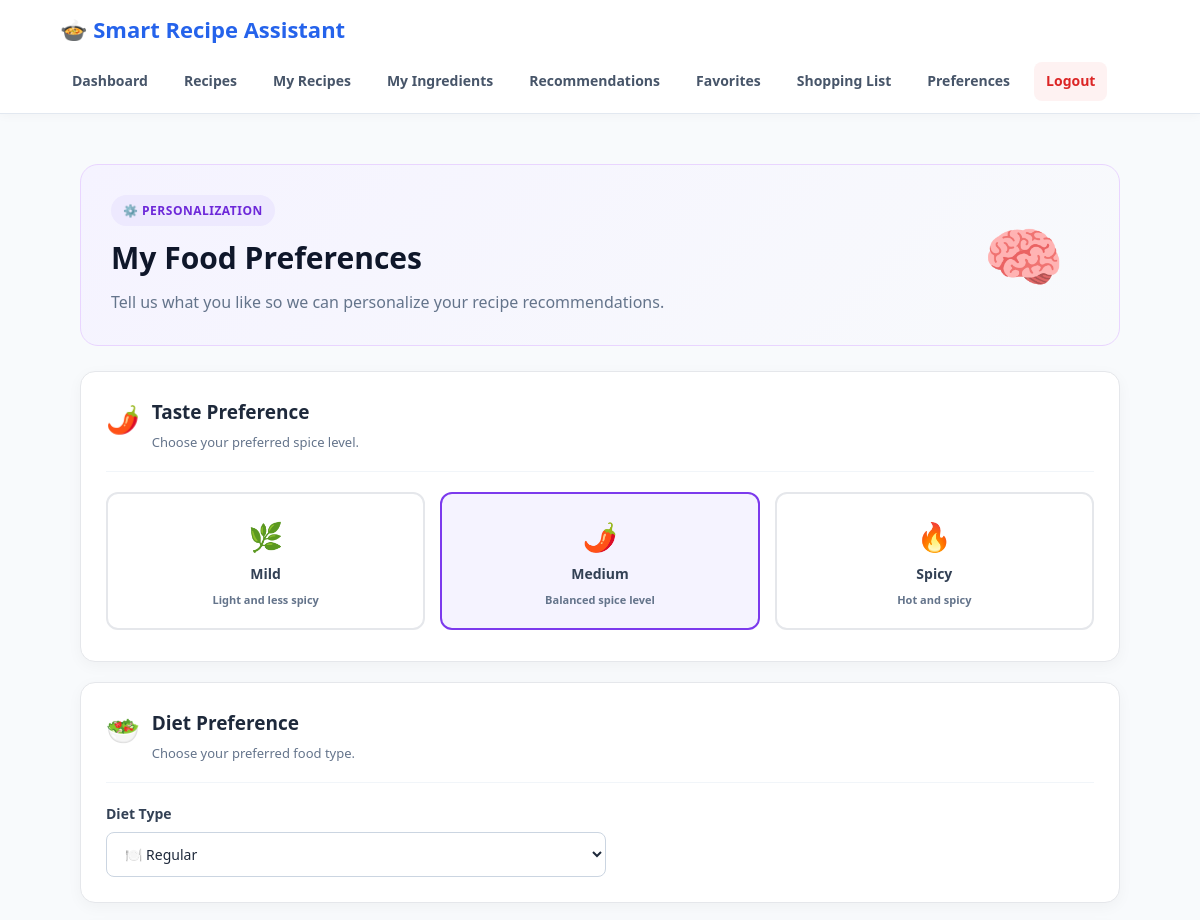
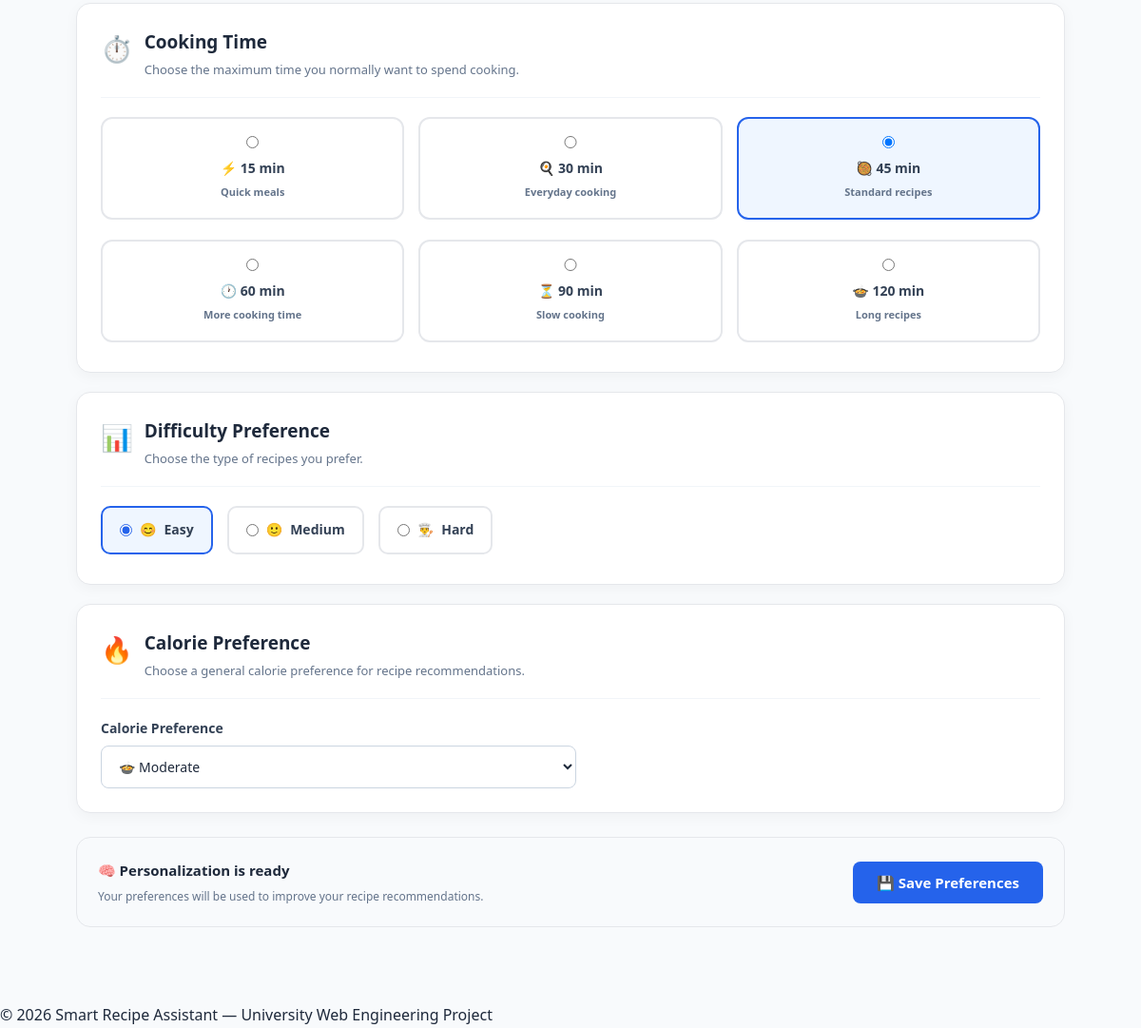
Screenshot of /preferences (signed in) with the database file from the repository (2 pictures, top to bottom).
### tables this page shows
CREATE TABLE User_Preferences (
    PreferenceID INTEGER PRIMARY KEY AUTOINCREMENT,
    UserID INTEGER NOT NULL UNIQUE,
    SpiceLevel TEXT
        CHECK (SpiceLevel IN ('Mild', 'Medium', 'Spicy')),
    DietType TEXT
        CHECK (
            DietType IN (
                'Regular',
                'Vegetarian',
                'Vegan',
                'Low Calorie',
                'High Protein',
                'Gluten Free'
            )
        ),
    MaxCookingTime INTEGER
        CHECK (MaxCookingTime > 0),
    DifficultyPreference TEXT
        CHECK (
            DifficultyPreference IN (
                'Easy',
                'Medium',
                'Hard'
            )
        ),
    CaloriePreference INTEGER
        CHECK (CaloriePreference > 0),
    FOREIGN KEY (UserID)
        REFERENCES Users(UserID)
        ON DELETE CASCADE
);

### app.py (the view, shortened to what this page needs)
@app.route("/preferences", methods=["GET", "POST"])
def preferences():
    if "user_id" not in session:
        return redirect(url_for("login"))
    connection = get_db_connection()
    user_id = session["user_id"]
    user_preferences = connection.execute(
        """
        SELECT *
        FROM User_Preferences
        WHERE UserID = ?
        """,
        (user_id,)
    ).fetchone()
    connection.close()
    return render_template(
        "preferences.html",
        preferences=user_preferences
    )

### database.py (called while the page is built)
def get_db_connection():
    connection = sqlite3.connect(DATABASE)
    connection.row_factory = sqlite3.Row
    connection.execute("PRAGMA foreign_keys = ON")
    return connection

### templates/preferences.html (shortened to what this page needs)
{% extends "base.html" %}
{% block content %}
<div class="container preferences-page">
    <div class="preferences-header">
        <div>
            <span class="preferences-label">
                ⚙️ PERSONALIZATION
            </span>
            <h1>
                My Food Preferences
            </h1>
            <p>
                Tell us what you like so we can personalize your recipe recommendations.
            </p>
        </div>
        <div class="preferences-icon">
            🧠
        </div>
    </div>
    <form method="POST" action="{{ url_for('preferences') }}" class="preferences-form">
        <div class="preference-section">
            <div class="preference-title">
                <span>🌶️</span>
                <div>
                    <h2>Taste Preference</h2>
                    <p>Choose your preferred spice level.</p>
                </div>
            </div>
            <div class="preference-options">
                <label class="preference-option">
                    <div class="preference-option-content">
                        <span class="option-icon">🌿</span>
                        <strong>Mild</strong>
                        <small>Light and less spicy</small>
                    </div>
                </label>
                <label class="preference-option">
                    <div class="preference-option-content">
                        <span class="option-icon">🌶️</span>
                        <strong>Medium</strong>
                        <small>Balanced spice level</small>
                    </div>
                </label>
                <label class="preference-option">
                    <div class="preference-option-content">
                        <span class="option-icon">🔥</span>
                        <strong>Spicy</strong>
                        <small>Hot and spicy</small>
                    </div>
                </label>
            </div>
        </div>
        <div class="preference-section">
            <div class="preference-title">
                <span>🥗</span>
                <div>
                    <h2>Diet Preference</h2>
                    <p>Choose your preferred food type.</p>
                </div>
            </div>
            <div class="preference-select-wrapper">
                <label for="diet_type">Diet Type</label>
                <select name="diet_type" id="diet_type">
                    <option value="Regular" {% if not preferences or preferences["DietType"] == "Regular" %}selected{% endif %}>🍽️ Regular</option>
                </select>
            </div>
        </div>
        <div class="preference-section">
            <div class="preference-title">
                <span>⏱️</span>
                <div>
                    <h2>Cooking Time</h2>
                    <p>Choose the maximum time you normally want to spend cooking.</p>
                </div>
            </div>
            <div class="time-options">
                <label class="time-option">
                    <input type="radio" name="max_cooking_time" value="15"
                        {% if preferences and preferences["MaxCookingTime"] == 15 %}checked{% endif %}>
                    <strong>⚡ 15 min</strong>
                    <small>Quick meals</small>
                </label>
                <label class="time-option">
                    <input type="radio" name="max_cooking_time" value="30"
                        {% if not preferences or preferences["MaxCookingTime"] == 30 %}checked{% endif %}>
                    <strong>🍳 30 min</strong>
                    <small>Everyday cooking</small>
                </label>
                <label class="time-option">
                    <input type="radio" name="max_cooking_time" value="45"
                        {% if preferences and preferences["MaxCookingTime"] == 45 %}checked{% endif %}>
                    <strong>🥘 45 min</strong>
                    <small>Standard recipes</small>
                </label>
                <label class="time-option">
                    <input type="radio" name="max_cooking_time" value="60"
                        {% if preferences and preferences["MaxCookingTime"] == 60 %}checked{% endif %}>
                    <strong>🕐 60 min</strong>
                    <small>More cooking time</small>
                </label>
                <label class="time-option">
                    <input type="radio" name="max_cooking_time" value="90"
                        {% if preferences and preferences["MaxCookingTime"] == 90 %}checked{% endif %}>
                    <strong>⏳ 90 min</strong>
                    <small>Slow cooking</small>
                </label>
                <label class="time-option">
                    <input type="radio" name="max_cooking_time" value="120"
                        {% if preferences and preferences["MaxCookingTime"] == 120 %}checked{% endif %}>
                    <strong>🍲 120 min</strong>
                    <small>Long recipes</small>
                </label>
            </div>
        </div>
        <div class="preference-section">
            <div class="preference-title">
                <span>📊</span>
                <div>
                    <h2>Difficulty Preference</h2>
                    <p>Choose the type of recipes you prefer.</p>
                </div>
            </div>
            <div class="difficulty-options">
                <label class="difficulty-option">
                    <input type="radio" name="difficulty" value="Easy"
                        {% if not preferences or preferences["DifficultyPreference"] == "Easy" %}checked{% endif %}>
                    <span>😊</span>
                    <strong>Easy</strong>
                </label>
                <label class="difficulty-option">
                    <input type="radio" name="difficulty" value="Medium"
                        {% if preferences and preferences["DifficultyPreference"] == "Medium" %}checked{% endif %}>
                    <span>🙂</span>
                    <strong>Medium</strong>
                </label>
                <label class="difficulty-option">
                    <input type="radio" name="difficulty" value="Hard"
                        {% if preferences and preferences["DifficultyPreference"] == "Hard" %}checked{% endif %}>
                    <span>👨‍🍳</span>
                    <strong>Hard</strong>
                </label>
            </div>
        </div>
        <div class="preference-section">
            <div class="preference-title">
                <span>🔥</span>
                <div>
                    <h2>Calorie Preference</h2>
                    <p>Choose a general calorie preference for recipe recommendations.</p>
                </div>
            </div>
            <div class="preference-select-wrapper">
                <label for="calorie_preference">Calorie Preference</label>
                <select name="calorie_preference" id="calorie_preference">
                    <option value="Moderate" {% if not preferences or preferences["CaloriePreference"] == "Moderate" %}selected{% endif %}>🍲 Moderate</option>
                </select>
            </div>
        </div>
        <div class="preferences-save">
            <div>
                <strong>🧠 Personalization is ready</strong>
                <p>Your preferences will be used to improve your recipe recommendations.</p>
            </div>
            <button type="submit" class="save-button">
                💾 Save Preferences
            </button>
        </div>
    </form>
</div>
{% endblock %}

### static/css/style.css (style rules this page uses)
* { margin: 0; padding: 0; box-sizing: border-box; }
html { scroll-behavior: smooth; }
body { font-family: 'Segoe UI', -apple-system, BlinkMacSystemFont, Roboto, Helvetica, Arial, sans-serif; background-color: #f8fafc; color: #1e293b; line-height: 1.6; display: flex; flex-direction: column; min-height: 100vh; }
button, input, select, textarea { font-family: inherit; }
.container { width: 90%; max-width: 1200px; margin: 0 auto; }
h1 { font-size: 28px; color: #0f172a; margin-bottom: 10px; }
h2 { font-size: 22px; color: #1e293b; margin-bottom: 12px; }
button, .btn { border: none; border-radius: 8px; padding: 10px 18px; background-color: #2563eb; color: #ffffff; cursor: pointer; font-weight: 600; font-size: 14px; display: inline-block; transition: all 0.2s ease; text-align: center; }
label { display: block; font-weight: 600; font-size: 14px; color: #334155; margin-bottom: 6px; }
input, select, textarea { width: 100%; padding: 11px 14px; border: 1px solid #cbd5e1; border-radius: 8px; background-color: #ffffff; font-size: 14px; color: #1e293b; transition: border-color 0.2s ease, box-shadow 0.2s ease; }
input::placeholder, textarea::placeholder { color: #94a3b8; }
.container { max-width: 1200px; margin: 0 auto; padding: 20px; }
.save-button { padding: 12px 25px; font-size: 15px; }
.preferences-page { padding-bottom: 50px; }
.preferences-header { display: flex; justify-content: space-between; align-items: center; padding: 30px; margin-bottom: 25px; border-radius: 18px; background: linear-gradient( 135deg, #f5f3ff, #f8fafc ); border: 1px solid #e9d5ff; }
.preferences-header h1 { margin: 8px 0; font-size: 30px; }
.preferences-header p { margin: 0; color: #64748b; max-width: 650px; }
.preferences-label { display: inline-block; padding: 6px 12px; border-radius: 20px; background: #ede9fe; color: #6d28d9; font-size: 12px; font-weight: 700; letter-spacing: .5px; }
.preferences-icon { font-size: 65px; padding-right: 25px; }
.preference-section { background: white; border: 1px solid #e5e7eb; border-radius: 15px; padding: 25px; margin-bottom: 20px; box-shadow: 0 4px 15px rgba(0,0,0,.04); }
.preference-title { display: flex; gap: 12px; align-items: flex-start; padding-bottom: 18px; margin-bottom: 20px; border-bottom: 1px solid #f1f5f9; }
.preference-title > span { font-size: 27px; }
.preference-title h2 { margin: 0; font-size: 19px; }
.preference-title p { margin: 4px 0 0; color: #64748b; font-size: 13px; }
.preference-options { display: grid; grid-template-columns: repeat(3, 1fr); gap: 15px; }
.preference-option { position: relative; cursor: pointer; }
.preference-option-content { display: flex; flex-direction: column; align-items: center; text-align: center; gap: 5px; padding: 20px; border: 2px solid #e5e7eb; border-radius: 12px; transition: .2s; }
.preference-option input:checked + .preference-option-content { border-color: #7c3aed; background: #f5f3ff; }
.option-icon { font-size: 28px; }
.preference-option-content small { color: #64748b; font-size: 11px; }
.preference-select-wrapper { max-width: 500px; }
.preference-select-wrapper label { display: block; margin-bottom: 7px; font-weight: 600; font-size: 14px; }
.time-options { display: grid; grid-template-columns: repeat(3, 1fr); gap: 15px; }
.time-option { cursor: pointer; padding: 18px; border: 2px solid #e5e7eb; border-radius: 12px; text-align: center; display: flex; flex-direction: column; gap: 5px; }
.time-option input { margin: 0 auto 5px; }
.time-option:has(input:checked) { border-color: #2563eb; background: #eff6ff; }
.time-option small { color: #64748b; font-size: 11px; }
.difficulty-options { display: flex; gap: 15px; }
.difficulty-option { cursor: pointer; display: flex; align-items: center; gap: 8px; padding: 12px 18px; border: 2px solid #e5e7eb; border-radius: 10px; }
.difficulty-option input { accent-color: #2563eb; }
.difficulty-option:has(input:checked) { border-color: #2563eb; background: #eff6ff; }
.preferences-save { display: flex; justify-content: space-between; align-items: center; gap: 20px; padding: 22px; border-radius: 15px; background: #f8fafc; border: 1px solid #e5e7eb; margin-top: 25px; }
.preferences-save strong { font-size: 15px; }
.preferences-save p { margin: 4px 0 0; color: #64748b; font-size: 12px; }

### rows the page displays
User_Preferences: diet_type "🍽️ Regular", MaxCookingTime "☐ ⚡ 15 min Quick meals", MaxCookingTime "☐ 🍳 30 min Everyday cooking", MaxCookingTime "☑ 🥘 45 min Standard recipes", MaxCookingTime "☐ 🕐 60 min More cooking time", MaxCookingTime "☐ ⏳ 90 min Slow cooking", MaxCookingTime "☐ 🍲 120 min Long recipes", DifficultyPreference "☑ 😊 Easy", DifficultyPreference "☐ 🙂 Medium", DifficultyPreference "☐ 👨‍🍳 Hard", calorie_preference "🍲 Moderate"
